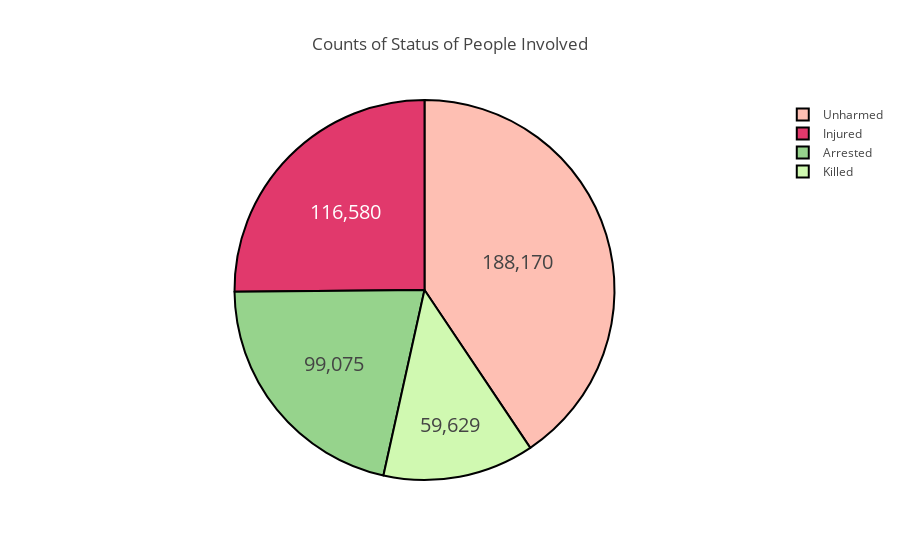

Notebook code cell kept with this figure:
### Code cell
status_labels = ['Unharmed','Injured','Arrested','Killed']
status_values = [188170,116580,99075, 59629]
colors = ['#FEBFB3', '#E1396C', '#96D38C', '#D0F9B1']

trace = go.Pie(
    labels = status_labels,
    values = status_values,
    hoverinfo = 'label+percent',
    textinfo = 'value',
    textfont = dict(size=20),
    marker = dict(colors = colors, 
                line = dict(color='#000000', width=2))
)

layout = go.Layout(
    title = 'Counts of Status of People Involved'
)

fig = go.Figure(data = [trace], layout = layout)
py.offline.iplot(fig)

### Figure 1 — Plotly figure (JSON) as saved in the notebook; plotly's stock layout.template omitted (floating-point values rounded to 4 significant figures)
{"data": [{"hoverinfo": "label+percent", "labels": ["Unharmed", "Injured", "Arrested", "Killed"], "marker": {"colors": ["#FEBFB3", "#E1396C", "#96D38C", "#D0F9B1"], "line": {"color": "#000000", "width": 2}}, "textfont": {"size": 20}, "textinfo": "value", "type": "pie", "uid": "8ac176e0-f79a-4b2b-9cc9-0579a68236fb", "values": [188170, 116580, 99075, 59629]}], "layout": {"title": "Counts of Status of People Involved"}}
